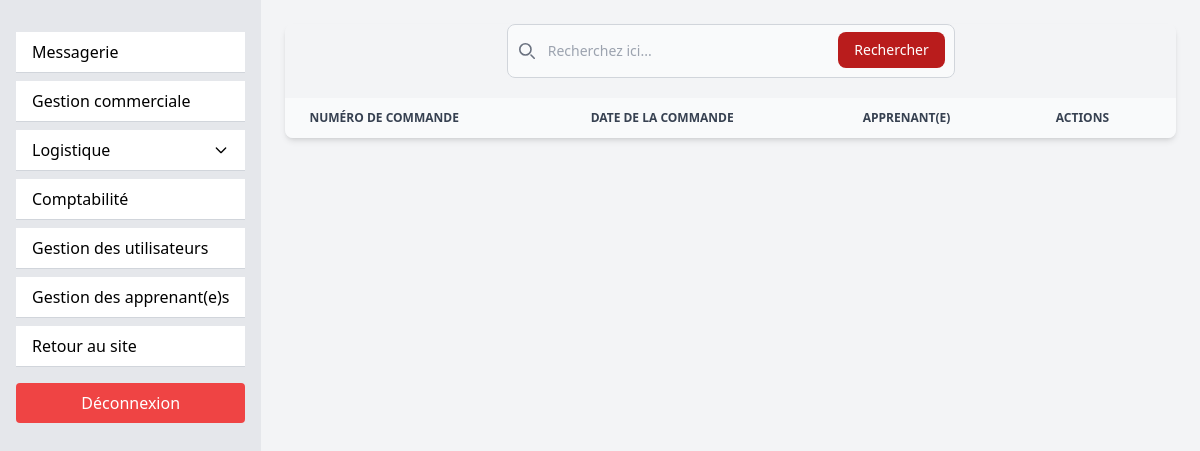
The page /back_office/orders_finished.php (signed in) on the database as committed earlier.
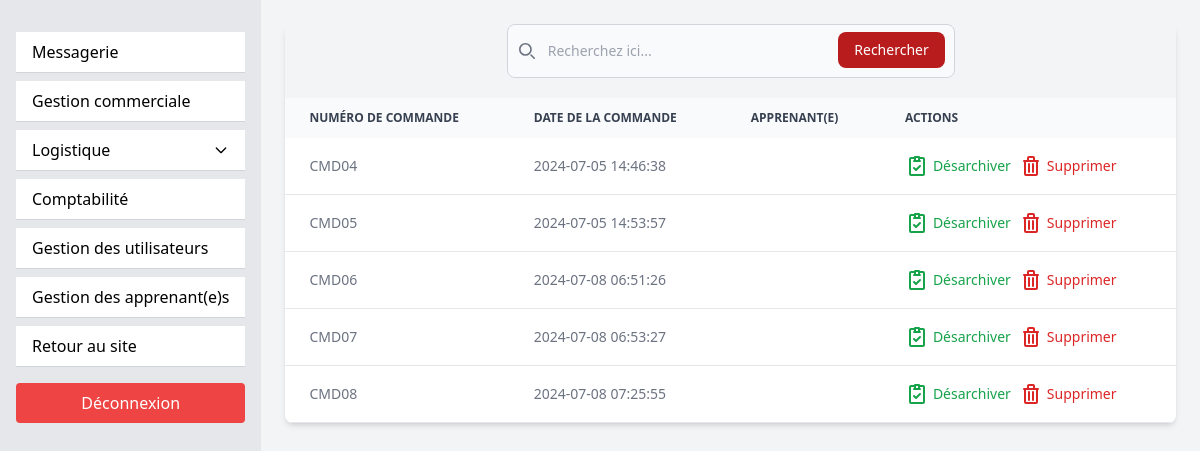
The same page on the database as committed later.
### tables this page shows
CREATE TABLE `completed_orders` (
  `id` int NOT NULL,
  `order_id` int NOT NULL,
  `user_name` varchar(255) NOT NULL,
  `user_firstname` varchar(255) NOT NULL,
  `user_id` int NOT NULL,
  `email` varchar(255) NOT NULL,
  `total_price` decimal(10,2) NOT NULL,
  `date_order` datetime NOT NULL,
  `livraison` varchar(255) NOT NULL,
  `product_id` int NOT NULL,
  `product_name` varchar(255) NOT NULL,
  `user_adress` varchar(255) NOT NULL,
  `quantity` int NOT NULL,
  `phone_number` varchar(15) NOT NULL,
  `product_price` decimal(10,2) NOT NULL,
  `statut` varchar(50) NOT NULL
);

### src/back_office/orders_finished.php (the view, shortened to what this page needs)
<?php
require_once("../connect.php");
$sql= "SELECT * FROM completed_orders";
$query = $db->prepare($sql);
$query->execute();
$orders= $query->fetchAll(PDO::FETCH_ASSOC);
?>
<!doctype html>
<html lang="fr">
<head>
    <link rel="stylesheet" href="../styles/output.css">
    <link rel="stylesheet" href="../styles/reset.css">
</head>
<body class="flex min-h-screen bg-gray-100">
    <?php include('navback.php'); ?>
    <div class="flex-1 p-6">
        <div class="relative overflow-x-auto shadow-md sm:rounded-lg">
            <form class="max-w-md mx-auto mb-5">
                <div class="relative">
                    <div class="absolute inset-y-0 left-0 flex items-center pl-3 pointer-events-none">
                    </div>
                    <input type="search" id="default-search"
                        class="block w-full p-4 pl-10 text-sm text-gray-900 border border-gray-300 rounded-lg bg-gray-50 focus:ring-red-500 focus:border-red-500"
                        placeholder="Recherchez ici..." required />
                    <button type="submit"
                        class="text-white absolute right-2.5 bottom-2.5 bg-red-700 hover:bg-red-600 focus:ring-4 focus:outline-none focus:ring-red-300 font-medium rounded-lg text-sm px-4 py-2">Rechercher</button>
                </div>
            </form>
            <form action="orders_finished.php" method="post">
                <table class="w-full text-sm text-left text-gray-500">
                    <thead class="text-xs text-gray-700 uppercase bg-gray-50">
                        <tr>
                            <th scope="col" class="px-6 py-3">Numéro de commande</th>
                            <th scope="col" class="px-6 py-3">Date de la commande</th>
                            <th scope="col" class="px-6 py-3">Apprenant(e)</th>
                            <th scope="col" class="px-6 py-3">Actions</th>
                        </tr>
                    </thead>
                    <tbody>
                        <?php
               $displayedOrderIds = [];
               foreach($orders as $order) {
                 $orderId = $order["order_id"];
                 $displayOrderId = 'CMD0' . $orderId;
                 if (!in_array($orderId, $displayedOrderIds)) {
                   $displayedOrderIds[] = $orderId;
                   ?>
                        <tr class="bg-white border-b hover:bg-gray-50">
                            <td class="px-6 py-4"><?=$displayOrderId?></td>
                            <td class="px-6 py-4"><?=$order["date_order"]?></td>
                            <td class="px-6 py-4"><?=$order["nom_admin"]?></td>
                            <td class="flex items-center px-6 py-4 space-x-2">
                                <a href="orders.php"
                                    class="font-medium text-green-600 hover:underline flex items-center space-x-1">
                                    <span>Désarchiver</span>
                                </a>
                                <a href="delete_order.php?id=1"
                                    class="font-medium text-red-600 hover:underline flex items-center space-x-1">
                                    <span>Supprimer</span>
                                </a>
                            </td>
                        </tr>
                        <?php
            }}
            ?>
                    </tbody>
                </table>
            </form>
        </div>
    </div>
</body>
</html>

Rows that differ between the two databases and show on the page:
added completed_orders: order "CMD04", date_order "2024-07-05 14:46:38"
added completed_orders: order "CMD05", date_order "2024-07-05 14:53:57"
added completed_orders: order "CMD06", date_order "2024-07-08 06:51:26"
added completed_orders: order "CMD07", date_order "2024-07-08 06:53:27"
added completed_orders: order "CMD08", date_order "2024-07-08 07:25:55"
